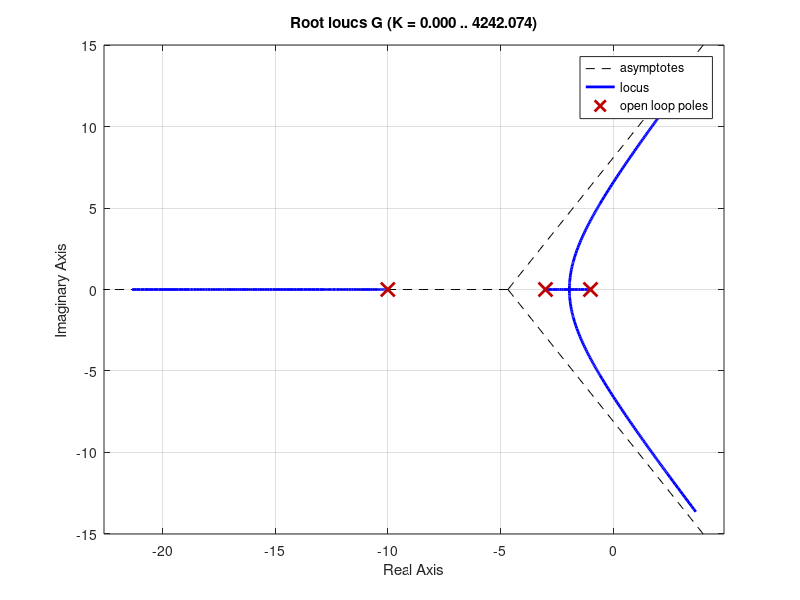

Write MATLAB code to recreate this figure. (Note: this script raises an error after producing the figure.)
clear all
close all
clc

s = tf('s');

%% Sistema de malha aberta
G =1/((s+1)*(s+3)*(s+10));
%mp = 0.2;
%csi = -log(mp)/sqrt(pi^2+log(mp)^2);
csi=0.5;
% Lugar das raizes
figure, rlocus(G), 
sgrid(csi,0);

Ge =1*(s+0.1)/(s*(s+1)*(s+3)*(s+10));

% Deseja-se
%mp = 0.2;
%csi = -log(mp)/sqrt(pi^2+log(mp)^2);
csi=0.5;

% Lugar das raizes
figure, rlocus(Ge), 
sgrid(csi,0);
